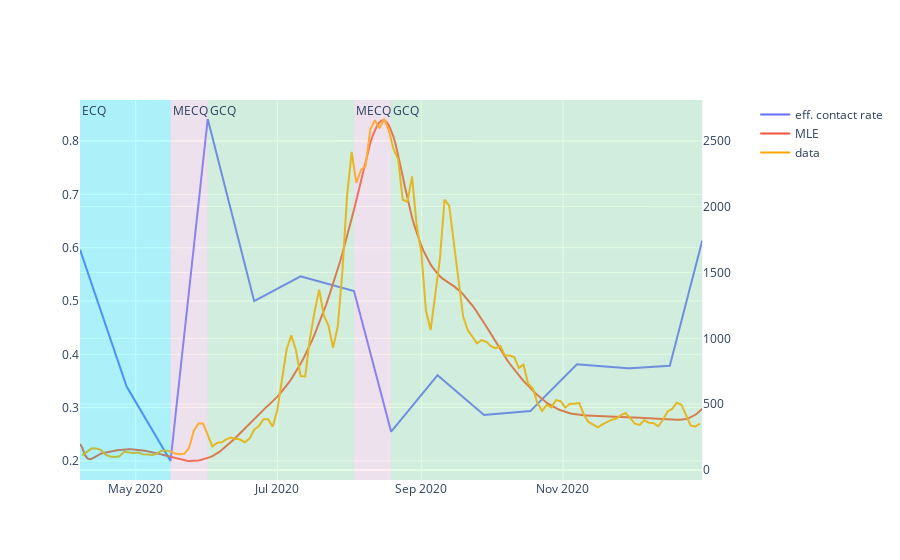

The code cell stored with this chart in its notebook:
### Code cell
#Plot "effective contact rate" V2
target = "notifications"

domain = [m.times.min(),m.times.max()]
dates = res.derived_outputs.notifications.keys()
xlist = np.linspace(domain[0], domain[1], num = len(dates))
ylist1 = f(xlist)

fig = make_subplots(specs=[[{"secondary_y": True}]])

fig = fig.add_trace(go.Scatter(x = dates, y=ylist, name = "eff. contact rate"),secondary_y=False)

fig = fig.add_trace(go.Scatter(x = res.derived_outputs[target].keys(), y = res.derived_outputs[target], name = "MLE"), secondary_y=True)
fig = fig.add_trace(go.Scatter(x = bcm.targets[target].data.keys(), y = bcm.targets[target].data, name = "data", marker = dict(color='orange')), secondary_y=True)

fig.add_vrect(x0="2020-04-07", x1="2020-05-16", 
              annotation_text="ECQ", annotation_position="top left",
              fillcolor="aqua", opacity=0.25, line_width=0)
fig.add_vrect(x0="2020-05-16", x1="2020-06-01", 
              annotation_text="MECQ", annotation_position="top left",
              fillcolor="pink", opacity=0.25, line_width=0)
fig.add_vrect(x0="2020-06-01", x1="2020-08-03", 
              annotation_text="GCQ", annotation_position="top left",
              fillcolor="lightgreen", opacity=0.25, line_width=0)
fig.add_vrect(x0="2020-08-03", x1="2020-08-19", 
              annotation_text="MECQ", annotation_position="top left",
              fillcolor="pink", opacity=0.25, line_width=0)
fig.add_vrect(x0="2020-08-19", x1="2020-12-31", 
              annotation_text="GCQ", annotation_position="top left",
              fillcolor="lightgreen", opacity=0.25, line_width=0)
fig.show()

### Figure 1 — Plotly figure (JSON) as saved in the notebook; plotly's stock layout.template omitted (floating-point values rounded to 4 significant figures; data arrays with more than 128 entries replaced by an {"elided": "..."} marker saying what was removed)
{"data": [{"name": "eff. contact rate", "type": "scatter", "x": {"elided": "269 str values"}, "xaxis": "x", "y": {"elided": "269 float values"}, "yaxis": "y"}, {"name": "MLE", "type": "scatter", "x": {"elided": "269 str values"}, "xaxis": "x", "y": {"elided": "269 float values"}, "yaxis": "y2"}, {"marker": {"color": "orange"}, "name": "data", "type": "scatter", "x": {"elided": "134 str values"}, "xaxis": "x", "y": {"elided": "134 float values"}, "yaxis": "y2"}], "layout": {"annotations": [{"showarrow": false, "text": "ECQ", "x": "2020-04-07", "xanchor": "left", "xref": "x", "y": 1, "yanchor": "top", "yref": "y domain"}, {"showarrow": false, "text": "MECQ", "x": "2020-05-16", "xanchor": "left", "xref": "x", "y": 1, "yanchor": "top", "yref": "y domain"}, {"showarrow": false, "text": "GCQ", "x": "2020-06-01", "xanchor": "left", "xref": "x", "y": 1, "yanchor": "top", "yref": "y domain"}, {"showarrow": false, "text": "MECQ", "x": "2020-08-03", "xanchor": "left", "xref": "x", "y": 1, "yanchor": "top", "yref": "y domain"}, {"showarrow": false, "text": "GCQ", "x": "2020-08-19", "xanchor": "left", "xref": "x", "y": 1, "yanchor": "top", "yref": "y domain"}], "shapes": [{"fillcolor": "aqua", "line": {"width": 0}, "opacity": 0.25, "type": "rect", "x0": "2020-04-07", "x1": "2020-05-16", "xref": "x", "y0": 0, "y1": 1, "yref": "y domain"}, {"fillcolor": "pink", "line": {"width": 0}, "opacity": 0.25, "type": "rect", "x0": "2020-05-16", "x1": "2020-06-01", "xref": "x", "y0": 0, "y1": 1, "yref": "y domain"}, {"fillcolor": "lightgreen", "line": {"width": 0}, "opacity": 0.25, "type": "rect", "x0": "2020-06-01", "x1": "2020-08-03", "xref": "x", "y0": 0, "y1": 1, "yref": "y domain"}, {"fillcolor": "pink", "line": {"width": 0}, "opacity": 0.25, "type": "rect", "x0": "2020-08-03", "x1": "2020-08-19", "xref": "x", "y0": 0, "y1": 1, "yref": "y domain"}, {"fillcolor": "lightgreen", "line": {"width": 0}, "opacity": 0.25, "type": "rect", "x0": "2020-08-19", "x1": "2020-12-31", "xref": "x", "y0": 0, "y1": 1, "yref": "y domain"}], "xaxis": {"anchor": "y", "domain": [0, 0.94]}, "yaxis": {"anchor": "x", "domain": [0, 1]}, "yaxis2": {"anchor": "x", "overlaying": "y", "side": "right"}}}
